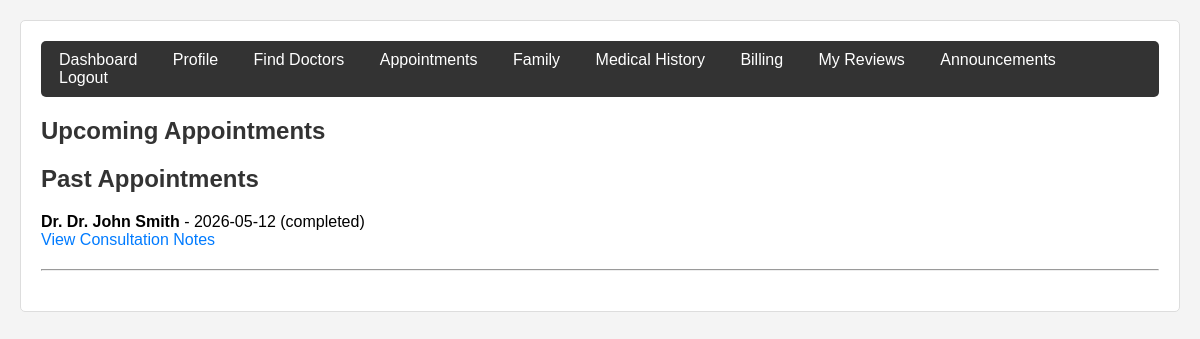
The page /patient/controllers/PatientController.php?page=appointments (signed in) on the database its author committed.
### tables this page shows
CREATE TABLE `appointments` (
  `id` int(11) NOT NULL,
  `patient_id` int(11) NOT NULL,
  `doctor_id` int(11) NOT NULL,
  `dependent_id` int(11) DEFAULT NULL,
  `appointment_date` date NOT NULL,
  `appointment_time` time NOT NULL,
  `reason` text DEFAULT NULL,
  `status` enum('pending','confirmed','checked_in','completed','cancelled','no_show') DEFAULT 'pending',
  `booked_by` enum('patient','receptionist') DEFAULT 'patient',
  `created_at` timestamp NOT NULL DEFAULT current_timestamp()
);

CREATE TABLE `users` (
  `id` int(11) NOT NULL,
  `name` varchar(100) NOT NULL,
  `email` varchar(100) NOT NULL,
  `password_hash` varchar(255) NOT NULL,
  `phone` varchar(20) DEFAULT NULL,
  `role` enum('patient','doctor','receptionist','admin') DEFAULT 'patient',
  `profile_pic` varchar(255) DEFAULT NULL,
  `is_active` tinyint(1) DEFAULT 1,
  `created_at` timestamp NOT NULL DEFAULT current_timestamp()
);

### patient/models/Appointment.php (called while the page is built, shortened)
<?php
require_once __DIR__ . '/../config/database.php';
class Appointment {
    private $conn;
    public function __construct() {
        $database = new Database();
        $this->conn = $database->getConnection();
    }
    public function getPast($patient_id) {
        $stmt = $this->conn->prepare("SELECT a.*, u.name as doctor_name, d.id as doctor_db_id, (SELECT COUNT(*) FROM consultation_notes WHERE appointment_id = a.id) as has_notes FROM appointments a JOIN doctors d ON a.doctor_id = d.id JOIN users u ON d.user_id = u.id WHERE a.patient_id = ? AND (a.appointment_date < CURDATE() OR a.status = 'completed') ORDER BY a.appointment_date DESC");
        $stmt->bind_param("i", $patient_id);
        $stmt->execute();
        $result = $stmt->get_result();
        $data = [];
        while($row = $result->fetch_assoc()) $data[] = $row;
        return $data;
    }
}
?>

### patient/config/database.php (called while the page is built, shortened)
<?php
class Database {
    private $host = "localhost";
    private $db_name = "hospital_db";
    private $username = "root";
    private $password = "";
    public function getConnection() {
        $this->conn = null;
        try {
            $this->conn = new mysqli($this->host, $this->username, $this->password, $this->db_name);
            $this->conn->set_charset("utf8mb4");
        } catch(Exception $e) {
            die("Connection error: " . $e->getMessage());
        }
        return $this->conn;
    }
}
?>

### patient/models/Patient.php (called while the page is built, shortened)
<?php
require_once __DIR__ . '/../config/database.php';
class Patient {
    private $conn;
    public function __construct() {
        $database = new Database();
        $this->conn = $database->getConnection();
    }
    public function getByUserId($user_id) {
        $stmt = $this->conn->prepare("SELECT * FROM patients WHERE user_id = ?");
        $stmt->bind_param("i", $user_id);
        $stmt->execute();
        return $stmt->get_result()->fetch_assoc();
    }
}
?>

### patient/views/patient/appointments.php (the view, shortened to what this page needs)
<?php
$past = $appointmentModel->getPast($patient_data['id']);
?>
<h2>Upcoming Appointments</h2>
<h2>Past Appointments</h2>
<?php foreach($past as $a): ?>
<div>
    <strong>Dr. <?php echo htmlspecialchars($a['doctor_name']); ?></strong> -
    <?php echo $a['appointment_date']; ?> (<?php echo $a['status']; ?>)<br>
    <?php if($a['has_notes']): ?>
        <a href="?page=medical_history&view_notes=<?php echo $a['id']; ?>">View Consultation Notes</a>
    <?php endif; ?>
</div><hr>
<?php endforeach; ?>

### patient/assets/css/style.css (style rules this page uses)
body { font-family: Arial, Helvetica, sans-serif; background: #f4f4f4; margin: 0; padding: 20px; }
h2, h3 { color: #333; }
a { color: #007BFF; text-decoration: none; }
hr { margin: 20px 0; }

### rows shown on the page
appointments: users.name "Dr. John Smith", appointment_date "2026-05-12", status "completed"
